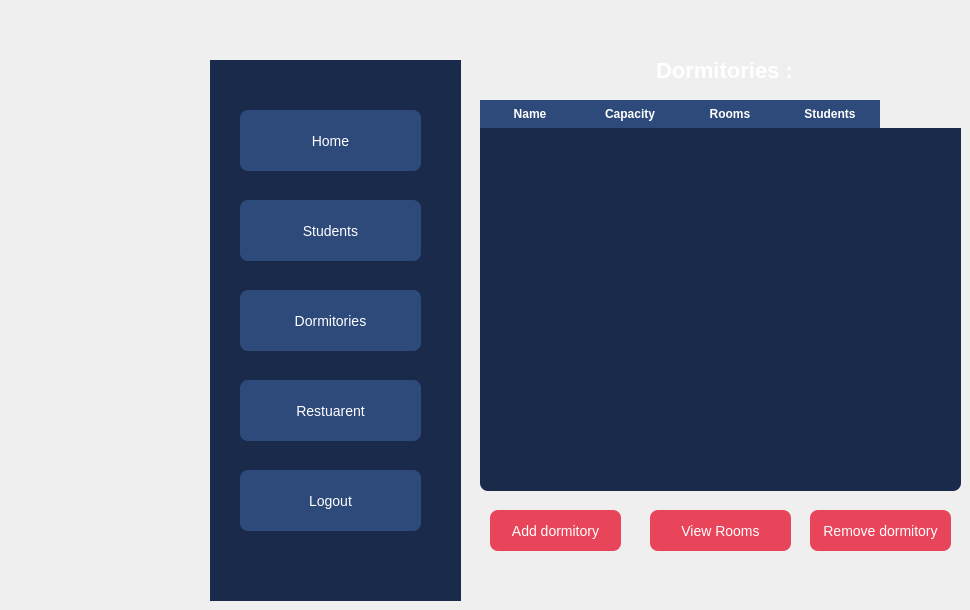
    <widget class="QWidget" name="dormitoriesPage">
     <widget class="QFrame" name="frame_7">
      <property name="geometry">
       <rect>
        <x>210</x>
        <y>60</y>
        <width>251</width>
        <height>541</height>
       </rect>
      </property>
      <property name="styleSheet">
       <string notr="true">background-color: #1a2a4a;
border-radius: 0px;
border: none;</string>
      </property>
      <property name="frameShape">
       <enum>QFrame::Shape::StyledPanel</enum>
      </property>
      <property name="frameShadow">
       <enum>QFrame::Shadow::Raised</enum>
      </property>
      <widget class="QPushButton" name="btnHome3">
       <property name="geometry">
        <rect>
         <x>30</x>
         <y>50</y>
         <width>181</width>
         <height>61</height>
        </rect>
       </property>
       <property name="styleSheet">
        <string notr="true">background-color: #2d4a7a;
color: white;
border-radius: 8px;
font-size: 14px;
padding: 10px;
border: none;</string>
       </property>
       <property name="text">
        <string>Home</string>
       </property>
      </widget>
      <widget class="QPushButton" name="btnDormitories3">
       <property name="geometry">
        <rect>
         <x>30</x>
         <y>230</y>
         <width>181</width>
         <height>61</height>
        </rect>
       </property>
       <property name="styleSheet">
        <string notr="true">background-color: #2d4a7a;
color: white;
border-radius: 8px;
font-size: 14px;
padding: 10px;
border: none;</string>
       </property>
       <property name="text">
        <string>Dormitories</string>
       </property>
      </widget>
      <widget class="QPushButton" name="btnStudents3">
       <property name="geometry">
        <rect>
         <x>30</x>
         <y>140</y>
         <width>181</width>
         <height>61</height>
        </rect>
       </property>
       <property name="styleSheet">
        <string notr="true">background-color: #2d4a7a;
color: white;
border-radius: 8px;
font-size: 14px;
padding: 10px;
border: none;</string>
       </property>
       <property name="text">
        <string>Students</string>
       </property>
      </widget>
      <widget class="QPushButton" name="btnRestaurant3">
       <property name="geometry">
        <rect>
         <x>30</x>
         <y>320</y>
         <width>181</width>
         <height>61</height>
        </rect>
       </property>
       <property name="styleSheet">
        <string notr="true">background-color: #2d4a7a;
color: white;
border-radius: 8px;
font-size: 14px;
padding: 10px;
border: none;</string>
       </property>
       <property name="text">
        <string>Restuarent</string>
       </property>
      </widget>
      <widget class="QPushButton" name="btnLogout3">
       <property name="geometry">
        <rect>
         <x>30</x>
         <y>410</y>
         <width>181</width>
         <height>61</height>
        </rect>
       </property>
       <property name="styleSheet">
        <string notr="true">background-color: #2d4a7a;
color: white;
border-radius: 8px;
font-size: 14px;
padding: 10px;
border: none;</string>
       </property>
       <property name="text">
        <string>Logout</string>
       </property>
      </widget>
     </widget>
     <widget class="QLabel" name="label_15">
      <property name="geometry">
       <rect>
        <x>540</x>
        <y>60</y>
        <width>351</width>
        <height>20</height>
       </rect>
      </property>
      <property name="styleSheet">
       <string notr="true">color: white;
font-size: 22px;
font-weight: bold;
background-color: transparent;</string>
      </property>
      <property name="text">
       <string>                   Dormitories :</string>
      </property>
     </widget>
     <widget class="QTableWidget" name="dormitoriesTable">
      <property name="geometry">
       <rect>
        <x>480</x>
        <y>100</y>
        <width>481</width>
        <height>391</height>
       </rect>
      </property>
      <property name="styleSheet">
       <string notr="true">QTableWidget {
    background-color: #1a2a4a;
    color: white;
    border-radius: 8px;
    border: none;
    gridline-color: #2d4a7a;
}
QHeaderView::section {
    background-color: #2d4a7a;
    color: white;
    font-weight: bold;
    border: none;
    padding: 5px;
}</string>
      </property>
      <column>
       <property name="text">
        <string>Name</string>
       </property>
      </column>
      <column>
       <property name="text">
        <string>Capacity</string>
       </property>
      </column>
      <column>
       <property name="text">
        <string>Rooms</string>
       </property>
      </column>
      <column>
       <property name="text">
        <string>Students</string>
       </property>
      </column>
     </widget>
     <widget class="QPushButton" name="btnAddDormitory2">
      <property name="geometry">
       <rect>
        <x>490</x>
        <y>510</y>
        <width>131</width>
        <height>41</height>
       </rect>
      </property>
      <property name="styleSheet">
       <string notr="true">background-color: #e8445a;
color: white;
border-radius: 8px;
font-size: 14px;
padding: 8px;
border: none;</string>
      </property>
      <property name="text">
       <string>Add dormitory</string>
      </property>
     </widget>
     <widget class="QPushButton" name="btnRemoveDormitory2">
      <property name="geometry">
       <rect>
        <x>810</x>
        <y>510</y>
        <width>141</width>
        <height>41</height>
       </rect>
      </property>
      <property name="styleSheet">
       <string notr="true">background-color: #e8445a;
color: white;
border-radius: 8px;
font-size: 14px;
padding: 8px;
border: none;</string>
      </property>
      <property name="text">
       <string>Remove dormitory</string>
      </property>
     </widget>
     <widget class="QPushButton" name="btnViewRooms">
      <property name="geometry">
       <rect>
        <x>650</x>
        <y>510</y>
        <width>141</width>
        <height>41</height>
       </rect>
      </property>
      <property name="styleSheet">
       <string notr="true">background-color: #e8445a;
color: white;
border-radius: 8px;
font-size: 14px;
padding: 8px;
border: none;</string>
      </property>
      <property name="text">
       <string>View Rooms</string>
      </property>
     </widget>
    </widget>
